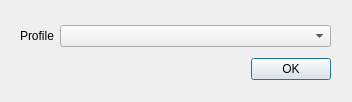
<?xml version="1.0" encoding="UTF-8"?>
<ui version="4.0">
 <class>ProfileChooserDialog</class>
 <widget class="QDialog" name="ProfileChooserDialog">
  <property name="geometry">
   <rect>
    <x>0</x>
    <y>0</y>
    <width>352</width>
    <height>102</height>
   </rect>
  </property>
  <property name="sizePolicy">
   <sizepolicy hsizetype="Fixed" vsizetype="Fixed">
    <horstretch>0</horstretch>
    <verstretch>0</verstretch>
   </sizepolicy>
  </property>
  <property name="windowTitle">
   <string>Select Profile</string>
  </property>
  <widget class="QWidget" name="layoutWidget">
   <property name="geometry">
    <rect>
     <x>20</x>
     <y>20</y>
     <width>311</width>
     <height>66</height>
    </rect>
   </property>
   <layout class="QVBoxLayout" name="verticalLayout">
    <item>
     <layout class="QHBoxLayout" name="horizontalLayout">
      <item>
       <widget class="QLabel" name="label">
        <property name="sizePolicy">
         <sizepolicy hsizetype="Minimum" vsizetype="Preferred">
          <horstretch>0</horstretch>
          <verstretch>0</verstretch>
         </sizepolicy>
        </property>
        <property name="text">
         <string>Profile</string>
        </property>
       </widget>
      </item>
      <item>
       <widget class="QComboBox" name="cboProfiles">
        <property name="sizePolicy">
         <sizepolicy hsizetype="Expanding" vsizetype="Fixed">
          <horstretch>0</horstretch>
          <verstretch>0</verstretch>
         </sizepolicy>
        </property>
       </widget>
      </item>
     </layout>
    </item>
    <item>
     <widget class="QDialogButtonBox" name="buttonBox">
      <property name="orientation">
       <enum>Qt::Horizontal</enum>
      </property>
      <property name="standardButtons">
       <set>QDialogButtonBox::Ok</set>
      </property>
      <property name="centerButtons">
       <bool>false</bool>
      </property>
     </widget>
    </item>
   </layout>
  </widget>
 </widget>
 <resources/>
 <connections>
  <connection>
   <sender>buttonBox</sender>
   <signal>accepted()</signal>
   <receiver>ProfileChooserDialog</receiver>
   <slot>accept()</slot>
   <hints>
    <hint type="sourcelabel">
     <x>248</x>
     <y>254</y>
    </hint>
    <hint type="destinationlabel">
     <x>157</x>
     <y>274</y>
    </hint>
   </hints>
  </connection>
  <connection>
   <sender>buttonBox</sender>
   <signal>rejected()</signal>
   <receiver>ProfileChooserDialog</receiver>
   <slot>reject()</slot>
   <hints>
    <hint type="sourcelabel">
     <x>316</x>
     <y>260</y>
    </hint>
    <hint type="destinationlabel">
     <x>286</x>
     <y>274</y>
    </hint>
   </hints>
  </connection>
 </connections>
</ui>
